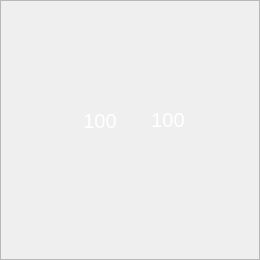
<?xml version="1.0" encoding="UTF-8"?>
<ui version="4.0">
 <class>DydlPlate</class>
 <widget class="QWidget" name="DydlPlate">
  <property name="geometry">
   <rect>
    <x>0</x>
    <y>0</y>
    <width>260</width>
    <height>260</height>
   </rect>
  </property>
  <property name="windowTitle">
   <string>Form</string>
  </property>
  <property name="styleSheet">
   <string notr="true"/>
  </property>
  <widget class="PlateFrame" name="frame">
   <property name="geometry">
    <rect>
     <x>0</x>
     <y>0</y>
     <width>260</width>
     <height>260</height>
    </rect>
   </property>
   <property name="styleSheet">
    <string notr="true">background-image: url(:/pic/表3.png);</string>
   </property>
   <property name="frameShape">
    <enum>QFrame::StyledPanel</enum>
   </property>
   <property name="frameShadow">
    <enum>QFrame::Raised</enum>
   </property>
   <widget class="QLabel" name="r_label">
    <property name="geometry">
     <rect>
      <x>143</x>
      <y>107</y>
      <width>50</width>
      <height>25</height>
     </rect>
    </property>
    <property name="font">
     <font>
      <pointsize>15</pointsize>
     </font>
    </property>
    <property name="styleSheet">
     <string notr="true">color: rgb(255, 255, 255);</string>
    </property>
    <property name="text">
     <string>100</string>
    </property>
    <property name="alignment">
     <set>Qt::AlignCenter</set>
    </property>
   </widget>
   <widget class="QLabel" name="l_label">
    <property name="geometry">
     <rect>
      <x>75</x>
      <y>108</y>
      <width>50</width>
      <height>25</height>
     </rect>
    </property>
    <property name="font">
     <font>
      <pointsize>15</pointsize>
     </font>
    </property>
    <property name="styleSheet">
     <string notr="true">color: rgb(255, 255, 255);</string>
    </property>
    <property name="text">
     <string>100</string>
    </property>
    <property name="alignment">
     <set>Qt::AlignCenter</set>
    </property>
   </widget>
  </widget>
 </widget>
 <customwidgets>
  <customwidget>
   <class>PlateFrame</class>
   <extends>QFrame</extends>
   <header>plateframe.h</header>
   <container>1</container>
  </customwidget>
 </customwidgets>
 <resources/>
 <connections/>
</ui>
